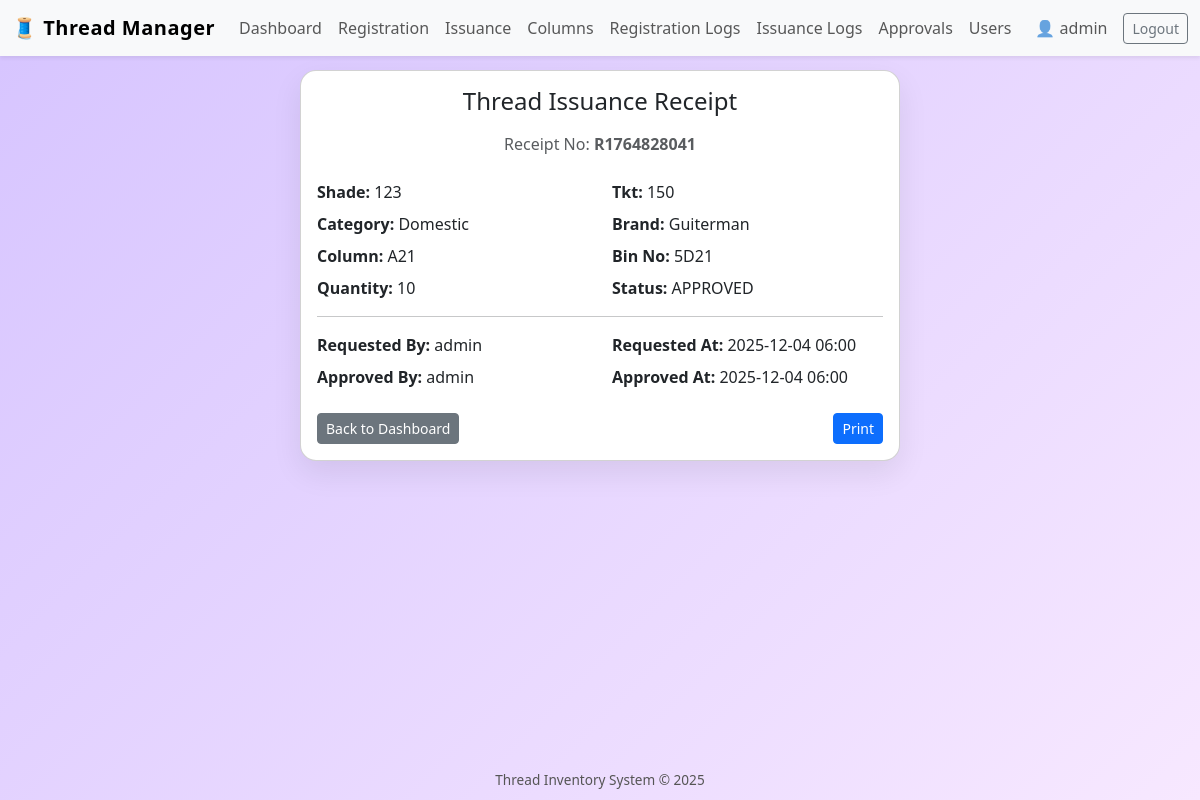
The page /receipt/1/ (signed in) on the database its author committed.
### inventory/models.py (models this page shows, shortened)
class Issuance(models.Model):
    STATUS_CHOICES = [
        ("PENDING", "Pending"),
        ("APPROVED", "Approved"),
        ("REJECTED", "Rejected"),
    ]
    thread = models.ForeignKey(Thread, on_delete=models.CASCADE)
    requested_quantity = models.PositiveIntegerField()
    requested_by = models.ForeignKey(User, on_delete=models.SET_NULL, null=True, related_name="req_by")
    approved_by = models.ForeignKey(User, on_delete=models.SET_NULL, null=True, blank=True, related_name="app_by")
    requested_at = models.DateTimeField(auto_now_add=True)
    approved_at = models.DateTimeField(null=True, blank=True)
    status = models.CharField(max_length=10, choices=STATUS_CHOICES, default="PENDING")
    bin_snapshot = models.CharField(max_length=100)
    column_snapshot = models.CharField(max_length=100)
    receipt_number = models.CharField(max_length=50, blank=True)

class Thread(models.Model):
    CATEGORY_CHOICES = [
        ("DOMESTIC", "Domestic"),
        ("EXPORT", "Export"),
    ]
    registration_date = models.DateTimeField(auto_now_add=True)
    shade = models.CharField(max_length=100)
    tkt = models.CharField(max_length=100)
    bin_no = models.CharField(max_length=100)
    available_quantity = models.PositiveIntegerField()
    category = models.CharField(max_length=10, choices=CATEGORY_CHOICES)
    brand = models.CharField(max_length=100)
    column_name = models.CharField(max_length=100)
    created_by = models.ForeignKey(User, on_delete=models.SET_NULL, null=True)

### inventory/views.py (the view)
# urls.py: path("receipt/<int:id>/", views.receipt, name="receipt"),
@login_required
def receipt(request, id):
    issuance = get_object_or_404(Issuance, id=id)
    return render(request, "inventory/receipt.html", {"i": issuance})

### templates/inventory/receipt.html (shortened to what this page needs)
{% extends "inventory/base.html" %}
{% block content %}
<div class="receipt-card card card-soft">
    <div class="card-body">
        <h4 class="text-center mb-3">Thread Issuance Receipt</h4>
        <p class="text-center text-muted mb-4">
            Receipt No: <strong>{{ i.receipt_number }}</strong>
        </p>
        <div class="row mb-2">
            <div class="col-6"><strong>Shade:</strong> {{ i.thread.shade }}</div>
            <div class="col-6"><strong>Tkt:</strong> {{ i.thread.tkt }}</div>
        </div>
        <div class="row mb-2">
            <div class="col-6"><strong>Category:</strong> {{ i.thread.get_category_display }}</div>
            <div class="col-6"><strong>Brand:</strong> {{ i.thread.brand }}</div>
        </div>
        <div class="row mb-2">
            <div class="col-6"><strong>Column:</strong> {{ i.column_snapshot }}</div>
            <div class="col-6"><strong>Bin No:</strong> {{ i.bin_snapshot }}</div>
        </div>
        <div class="row mb-2">
            <div class="col-6"><strong>Quantity:</strong> {{ i.requested_quantity }}</div>
            <div class="col-6"><strong>Status:</strong> {{ i.status }}</div>
        </div>
        <hr>
        <div class="row mb-2">
            <div class="col-6"><strong>Requested By:</strong> {{ i.requested_by.username|default:"-" }}</div>
            <div class="col-6"><strong>Requested At:</strong> {{ i.requested_at|date:"Y-m-d H:i" }}</div>
        </div>
        <div class="row mb-2">
            <div class="col-6"><strong>Approved By:</strong> {{ i.approved_by.username|default:"-" }}</div>
            <div class="col-6">
                <strong>Approved At:</strong>
                {% if i.approved_at %}{{ i.approved_at|date:"Y-m-d H:i" }}{% else %}-{% endif %}
            </div>
        </div>
        <div class="mt-4 d-flex justify-content-between">
            <a href="{% url 'dashboard' %}" class="btn btn-secondary btn-sm">Back to Dashboard</a>
            <button class="btn btn-primary btn-sm" onclick="window.print()">Print</button>
        </div>
    </div>
</div>
{% endblock %}

### templates/inventory/base.html (shortened to what this page needs)
<!DOCTYPE html>
<html lang="en">
<head>
    <link
        href="https://cdn.jsdelivr.net/npm/bootstrap@5.3.3/dist/css/bootstrap.min.css"
        rel="stylesheet"
    >
</head>
<body>
    <nav class="navbar navbar-expand-lg navbar-light bg-light fixed-top shadow-sm">
        <div class="container-fluid">
            <a class="navbar-brand" href="{% url 'dashboard' %}">
                🧵 Thread Manager
            </a>
            <div class="collapse navbar-collapse" id="navbarNav">
                {% if user.is_authenticated %}
                <ul class="navbar-nav me-auto mb-2 mb-lg-0">
                    <li class="nav-item">
                        <a class="nav-link" href="{% url 'dashboard' %}">Dashboard</a>
                    </li>
                    <li class="nav-item">
                        <a class="nav-link" href="{% url 'register_thread' %}">Registration</a>
                    </li>
                    <li class="nav-item">
                        <a class="nav-link" href="{% url 'issuance' %}">Issuance</a>
                    </li>
                    <li class="nav-item">
                        <a class="nav-link" href="{% url 'column_list' %}">Columns</a>
                    </li>
                    <li class="nav-item">
                        <a class="nav-link" href="{% url 'registration_logs' %}">Registration Logs</a>
                    </li>
                    <li class="nav-item">
                        <a class="nav-link" href="{% url 'issuance_logs' %}">Issuance Logs</a>
                    </li>
                    <li class="nav-item">
                        <a class="nav-link" href="{% url 'pending_issuances' %}">Approvals</a>
                    </li>
                    {% if user.is_superuser %}
                    <li class="nav-item">
                        <a class="nav-link" href="{% url 'user_management' %}">Users</a>
                    </li>
                    {% endif %}
                </ul>
                <span class="navbar-text me-3">
                    👤 {{ user.username }}
                </span>
                <form method="post" action="{% url 'logout' %}" class="d-inline">
                    <button type="submit" class="btn btn-outline-secondary btn-sm">
                        Logout
                    </button>
                </form>
                {% endif %}
            </div>
        </div>
    </nav>
    <div class="container app-container">
        {% block content %}{% endblock %}
    </div>
    <footer>
        Thread Inventory System &copy; 2025
    </footer>
</body>
</html>

### templates/inventory/base.html (style rules this page uses)
body { min-height: 100vh; background: linear-gradient(135deg, #d6c4ff, #f7e8ff); display: flex; flex-direction: column; }
.app-container { flex: 1; padding-top: 70px; padding-bottom: 40px; }
.navbar-brand { font-weight: 700; letter-spacing: 0.5px; }
.card-soft { border-radius: 1rem; box-shadow: 0 12px 30px rgba(0,0,0,0.08); }
footer { text-align: center; padding: 10px 0; font-size: 0.85rem; color: #555; }

### templates/inventory/receipt.html (style rules this page uses)
.receipt-card { max-width: 600px; margin: 0 auto; }

### rows shown on the page
Issuance: receipt_number "R1764828041", thread.shade "123", thread.tkt "150", thread.category "Domestic", thread.brand "Guiterman", column_snapshot "A21", bin_snapshot "5D21", requested_quantity "10", status "APPROVED", requested_by.username "admin", requested_at "2025-12-04 06:00", approved_by.username "admin", approved_at "2025-12-04 06:00"

### other values the page prints
{{ user.username }} "admin"
